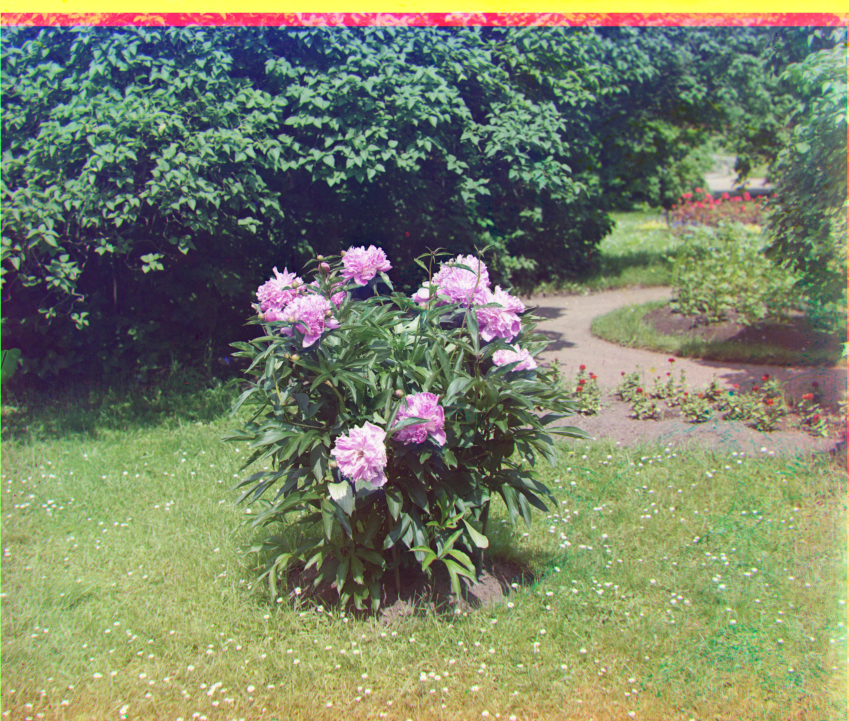
#> input picture proj1/images/piony2.jpg, 3394 x 2884 px, given in place of piony2.tif, which was not available (shown at 1/4 size)
$ python main.py
#> lines starting #> are read from the running program, lines starting #| are printed output that depends on the picture; pictures that were not available may be replaced by others from this repository, and a replacement may not be noted
# CS194-26 (CS294-26): Project 1 starter Python code - Anthony Zhang (3036218223)

# these are just some suggested libraries
# instead of scikit-image you could use matplotlib and opencv to read, write, and display images

import numpy as np
import skimage as sk
from skimage.transform import rescale, downscale_local_mean
import skimage.io as skio

# [18 lines of commented-out code are left out]
imname = 'piony2.tif'

# read in the image
im = skio.imread(imname)
#> im is the input picture: shape (2884, 3394, 3); mean R, G, B 121.9, 129.6, 104

# convert to double (might want to do this later on to save memory)
im = sk.img_as_float(im) # im is a 2d numpy array, shape is 1024 by 390

# compute the height of each part (just 1/3 of total)
height = np.floor(im.shape[0] / 3.0).astype(int)
#> height = 961

# separate color channels
b = im[:height]
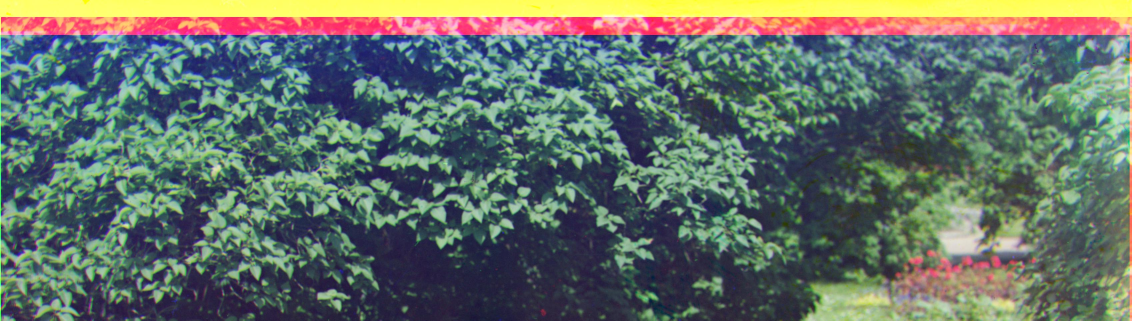
#> b: shape (961, 3394, 3) float64 (shown at 1/3 size); mean R, G, B 0.391, 0.44, 0.407
g = im[height: 2*height]
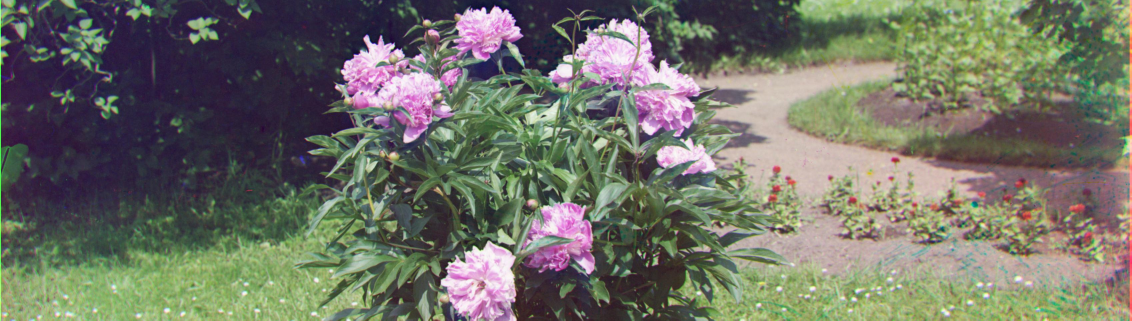
#> g: shape (961, 3394, 3) float64 (shown at 1/3 size); mean R, G, B 0.441, 0.446, 0.402
r = im[2*height: 3*height]
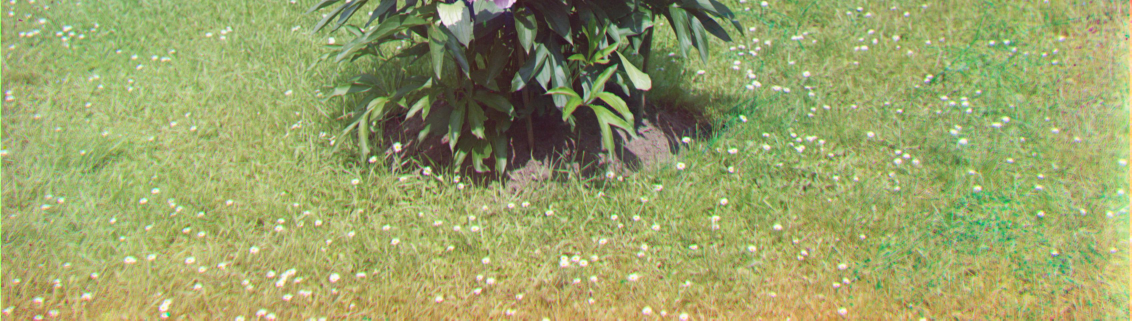
#> r: shape (961, 3394, 3) float64 (shown at 1/3 size); mean R, G, B 0.601, 0.638, 0.414

# cropping the images by 10% off each edge
#> (the run stopped early here; a loop or call above may not have finished)

$ run again, with proj1/images/cathedral.jpg copied over proj1/images/piony2.jpg
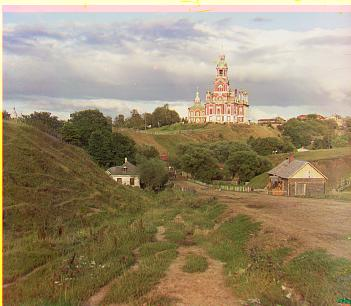
#> input picture proj1/images/cathedral.jpg, 351 x 306 px, given in place of piony2.tif, which was not available
#> im is the input picture: shape (306, 351, 3); mean R, G, B 155, 139.4, 110.8
#> `g = im[height: 2*height]`:
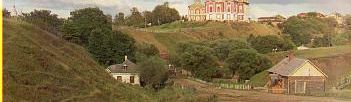
#> g: shape (102, 351, 3) float64; mean R, G, B 0.51, 0.438, 0.295
#> `r = im[2*height: 3*height]`:
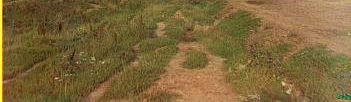
#> r: shape (102, 351, 3) float64; mean R, G, B 0.491, 0.402, 0.223

$ run again, with proj1/images/tobolsk.jpg copied over proj1/images/piony2.jpg
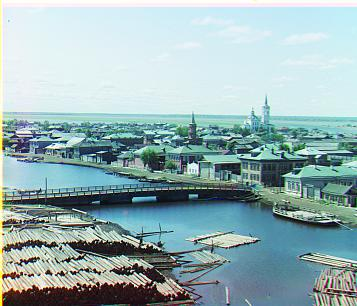
#> input picture proj1/images/tobolsk.jpg, 357 x 306 px, given in place of piony2.tif, which was not available
#> im is the input picture: shape (306, 357, 3); mean R, G, B 150.5, 176.5, 178.6
#> `g = im[height: 2*height]`:
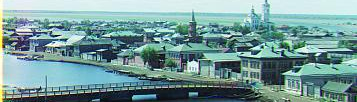
#> g: shape (102, 357, 3) float64; mean R, G, B 0.464, 0.607, 0.605
#> `r = im[2*height: 3*height]`:
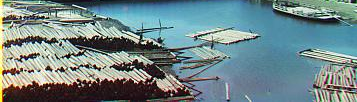
#> r: shape (102, 357, 3) float64; mean R, G, B 0.44, 0.527, 0.536
